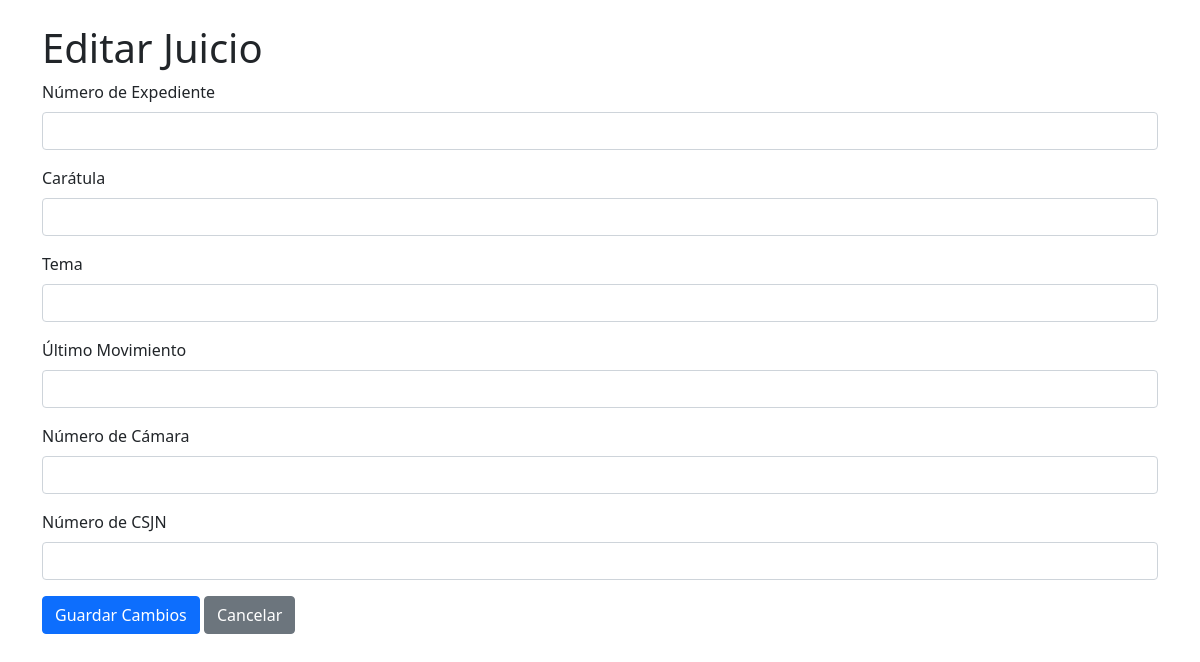
Before: /edit/6 with the older database file.
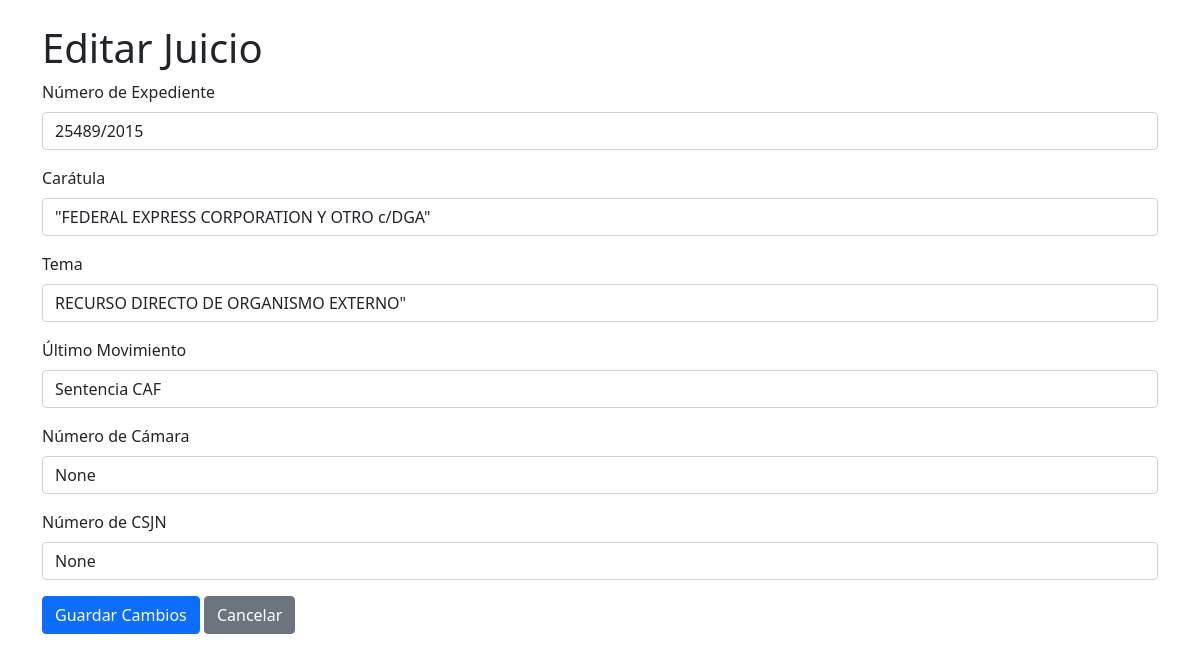
After: the same page with the newer database file.
### tables this page shows
CREATE TABLE juicios (
            id INTEGER PRIMARY KEY AUTOINCREMENT,
            numero_expediente TEXT NOT NULL,
            caratula TEXT NOT NULL,
            tema TEXT NOT NULL,
            ultimo_movimiento TEXT
        , nro_camara TEXT, nro_csjn TEXT);

### app.py (the view, shortened to what this page needs)
@app.route('/edit/<int:juicio_id>', methods=['GET', 'POST'])
def edit_juicio(juicio_id):
    conn = sqlite3.connect(DB_NAME)
    cursor = conn.cursor()
    cursor.execute("SELECT * FROM juicios WHERE id = ?", (juicio_id,))
    juicio = cursor.fetchone()
    conn.close()
    return render_template("edit.html", juicio=juicio)

### templates/edit.html (shortened to what this page needs)
<!DOCTYPE html>
<html lang="en">
<head>
    <link rel="stylesheet" href="https://cdn.jsdelivr.net/npm/bootstrap@5.1.3/dist/css/bootstrap.min.css">
</head>
<body>
<div class="container mt-4">
    <h1>Editar Juicio</h1>
    <form method="post" action="">
        <div class="mb-3">
            <label for="numero_expediente" class="form-label">Número de Expediente</label>
            <input type="text" class="form-control" id="numero_expediente" name="numero_expediente" value="{{ juicio[1] }}" required>
        </div>
        <div class="mb-3">
            <label for="caratula" class="form-label">Carátula</label>
            <input type="text" class="form-control" id="caratula" name="caratula" value="{{ juicio[2] }}" required>
        </div>
        <div class="mb-3">
            <label for="tema" class="form-label">Tema</label>
            <input type="text" class="form-control" id="tema" name="tema" value="{{ juicio[3] }}" required>
        </div>
        <div class="mb-3">
            <label for="ultimo_movimiento" class="form-label">Último Movimiento</label>
            <input type="text" class="form-control" id="ultimo_movimiento" name="ultimo_movimiento" value="{{ juicio[4] }}" required>
        </div>
        <div class="mb-3">
            <label for="nro_camara" class="form-label">Número de Cámara</label>
            <input type="text" class="form-control" id="nro_camara" name="nro_camara" value="{{ juicio[5] }}">
        </div>
        <div class="mb-3">
            <label for="nro_csjn" class="form-label">Número de CSJN</label>
            <input type="text" class="form-control" id="nro_csjn" name="nro_csjn" value="{{ juicio[6] }}">
        </div>
        <button type="submit" class="btn btn-primary">Guardar Cambios</button>
        <a href="/" class="btn btn-secondary">Cancelar</a>
    </form>
</div>
</body>
</html>

Changed rows visible on the page:
added juicios: numero_expediente "25489/2015", caratula "\"FEDERAL EXPRESS CORPORATION Y OTRO c/DGA\"", tema "RECURSO DIRECTO DE ORGANISMO EXTERNO\"", ultimo_movimiento "Sentencia CAF"
Other visible differences:
form field nro_camara: (not shown) → "None"
form field nro_csjn: (not shown) → "None"
